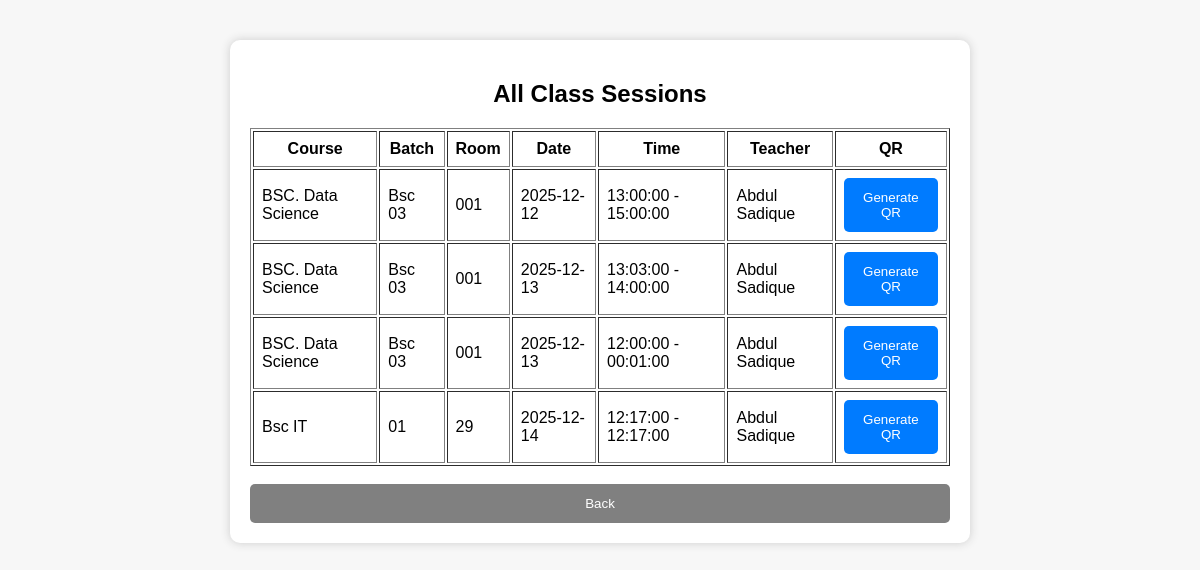
/admin/view_sessions (signed in), run on the app's committed database.
### app.py (models this page shows, shortened)
class ClassSession(db.Model):
    id = db.Column(db.Integer, primary_key=True)
    course = db.Column(db.String(50), nullable=False)
    batch = db.Column(db.String(50), nullable=False)
    room = db.Column(db.String(50), nullable=False)
    teacher_id = db.Column(db.Integer, db.ForeignKey("teacher.id"), nullable=False)
    date = db.Column(db.Date, nullable=False)
    start_time = db.Column(db.Time, nullable=False)
    end_time = db.Column(db.Time, nullable=False)
    teacher = db.relationship("Teacher", backref="sessions")

class Teacher(db.Model):
    id = db.Column(db.Integer, primary_key=True)
    name = db.Column(db.String(150), nullable=False)
    username = db.Column(db.String(50), unique=True, nullable=False)
    password_hash = db.Column(db.String(200), nullable=False)

### app.py (the view)
@app.route("/admin/view_sessions")
def admin_view_sessions():
    if not login_required("admin"):
        return redirect(url_for("login"))
    return render_template("view_sessions.html", sessions=ClassSession.query.all())

### app.py (called while the page is built)
def login_required(role: str) -> bool:
    return session.get("role") == role

### templates/view_sessions.html
{% extends "base.html" %}
{% block content %}
<h2>All Class Sessions</h2>
{% if sessions %}
<table border="1" width="100%" cellpadding="8">
    <tr>
        <th>Course</th>
        <th>Batch</th>
        <th>Room</th>
        <th>Date</th>
        <th>Time</th>
        <th>Teacher</th>
        <th>QR</th>
    </tr>
    {% for s in sessions %}
    <tr>
        <td>{{ s.course }}</td>
        <td>{{ s.batch }}</td>
        <td>{{ s.room }}</td>
        <td>{{ s.date }}</td>
        <td>{{ s.start_time }} - {{ s.end_time }}</td>
        <td>{{ s.teacher.name }}</td>
        <td>
            <a href="/admin/generate_qr/{{ s.id }}">
                <button>Generate QR</button>
            </a>
        </td>
    </tr>
    {% endfor %}
</table>
{% else %}
<p>No sessions available.</p>
{% endif %}
<br>
<a href="/admin/dashboard">
    <button style="background:gray;">Back</button>
</a>
{% endblock %}

### templates/base.html (shortened to what this page needs)
<!DOCTYPE html>
<html>
<head>
</head>
<body>
    <div class="container">
        {% block content %}{% endblock %}
    </div>
</body>
</html>

### templates/base.html (style rules this page uses)
body { font-family: Arial; background: #f7f7f7; margin: 0; padding: 0; }
.container { max-width: 700px; margin: 40px auto; background: white; padding: 20px; border-radius: 10px; box-shadow: 0 0 10px #ccc; }
h1, h2, h3 { text-align: center; }
button { padding: 12px; width: 100%; background: #007bff; border: none; color: white; border-radius: 5px; cursor: pointer; }

### data on the page
ClassSession: course "BSC. Data Science", batch "Bsc 03", room "001", date "2025-12-12", start_time "13:00:00", end_time "15:00:00", teacher.name "Abdul Sadique"
ClassSession: course "BSC. Data Science", batch "Bsc 03", room "001", date "2025-12-13", start_time "13:03:00", end_time "14:00:00", teacher.name "Abdul Sadique"
ClassSession: course "BSC. Data Science", batch "Bsc 03", room "001", date "2025-12-13", start_time "12:00:00", end_time "00:01:00", teacher.name "Abdul Sadique"
ClassSession: course "Bsc IT", batch "01", room "29", date "2025-12-14", start_time "12:17:00", end_time "12:17:00", teacher.name "Abdul Sadique"
